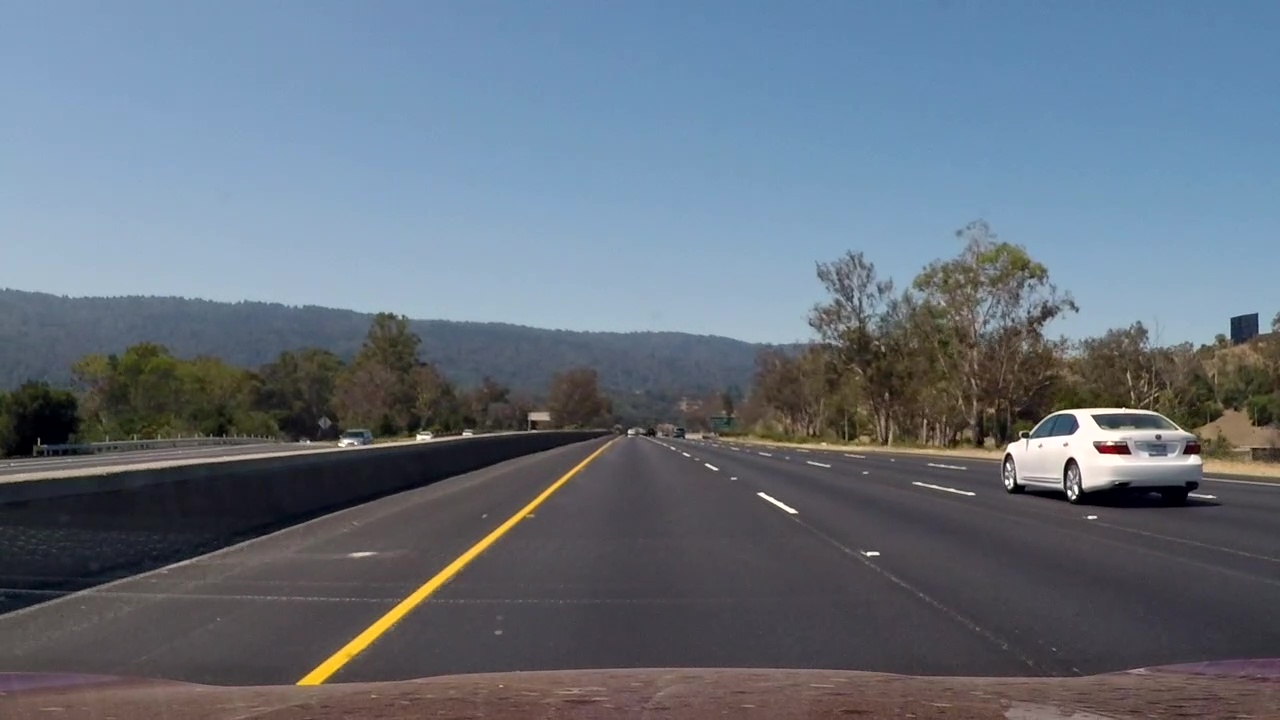
#> input picture vlcsnap-00001.jpg, 1280 x 720 px, given in place of image0003.png, which was not available
$ jupyter execute Vehicle_Detection.ipynb   (shell and % lines are left out)   (older library calls are emulated)   (text cells are left out)
#> lines starting #> are read from the running program, lines starting #| are printed output that depends on the picture; pictures that were not available may be replaced by others from this repository, and a replacement may not be noted
[cell 1]
import numpy as np
import pandas as pd
import cv2
import matplotlib.pyplot as plt
from skimage.feature import hog
import os

[cell 2]
def plot_hog_sample(images, orient, pix_per_cell, cell_per_block):
#> called with orient = 9, pix_per_cell = 8, cell_per_block = 2
    num_img = len(images) * 20
    img_idx = 1
    fig = plt.figure(figsize=(14,6))
    for image_name in images:
        img = cv2.imread(image_name)
#> img is the input picture: shape (720, 1280, 3); mean B, G, R 125.1, 112.3, 101.4
        # Read the image and convert it to YCrCb color space
        img = cv2.cvtColor(img, cv2.COLOR_BGR2YCR_CB)
#> img: shape (720, 1280, 3); mean of channels 0, 1, 2 110.5, 121.6, 136.2
        img_Y = img[:,:,0]
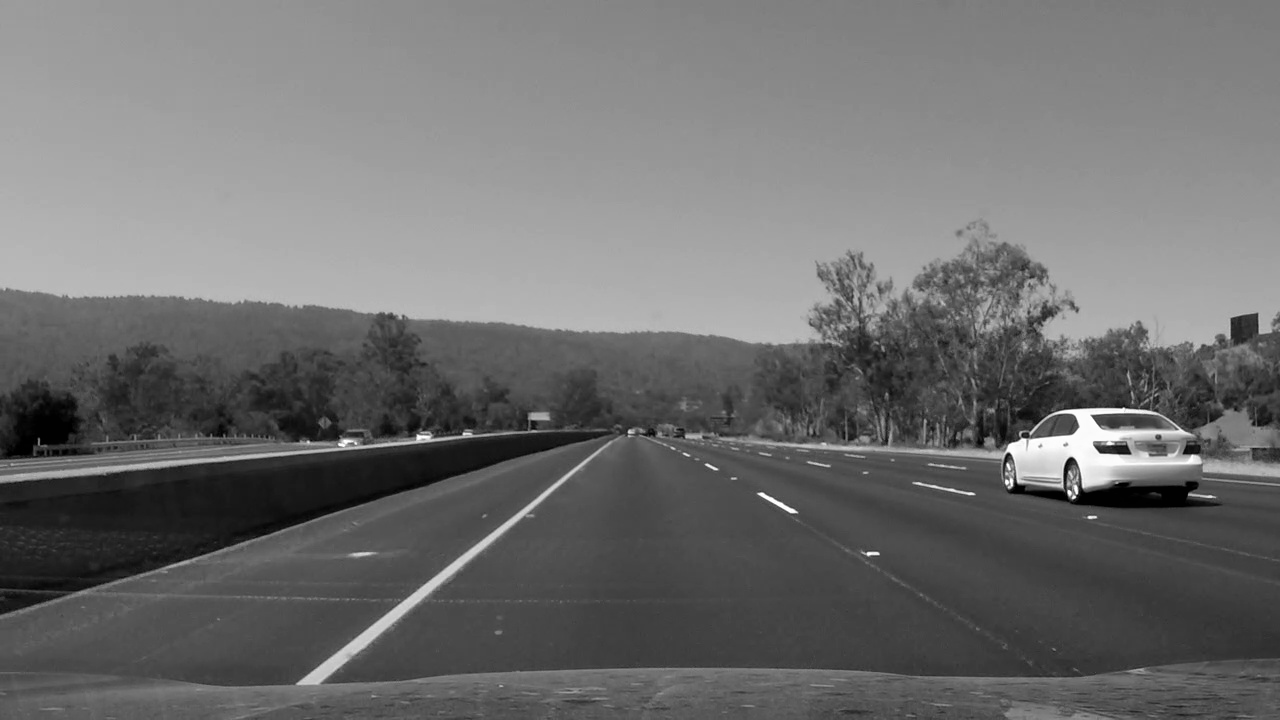
#> img_Y: shape (720, 1280); min 0, max 255, mean 110.5
        img_Y = img_Y.astype(np.float64)
        feature, hog_image = hog(img_Y, orientations=orient, pixels_per_cell=(pix_per_cell, pix_per_cell),
                                  cells_per_block=(cell_per_block, cell_per_block), transform_sqrt=False,
                                  visualise=True, feature_vector=False)
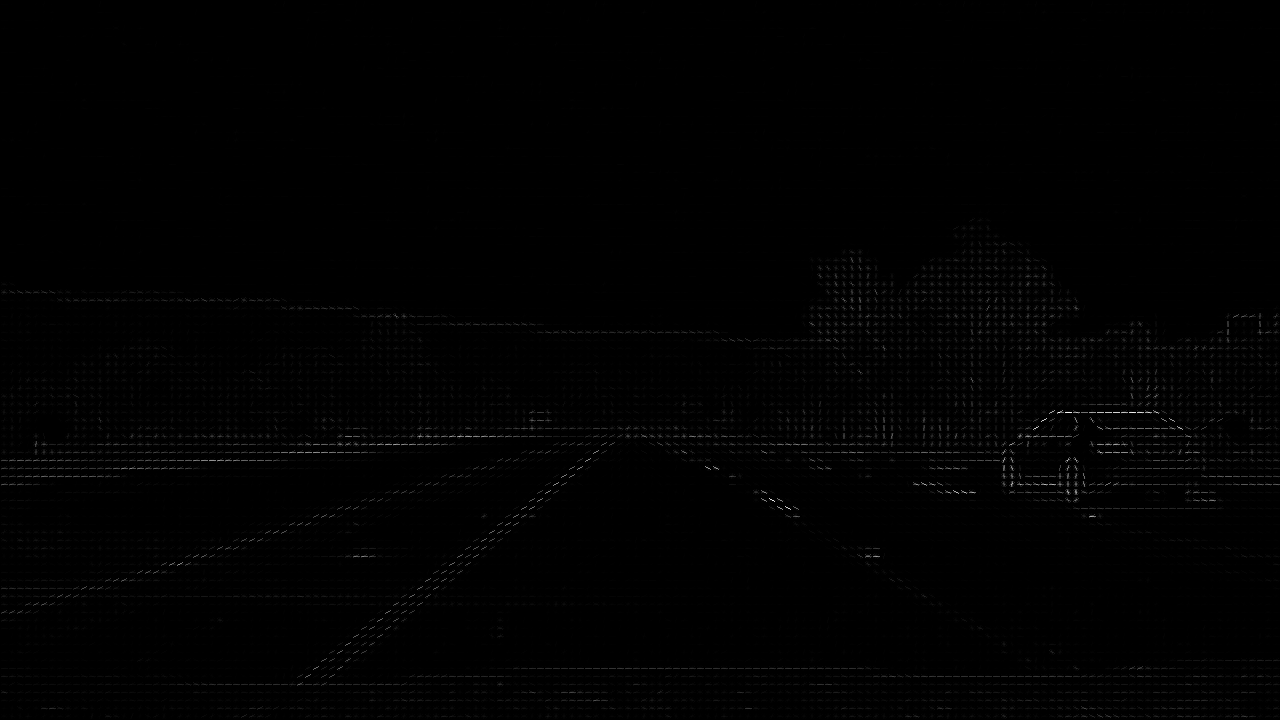
#> hog_image: shape (720, 1280) float64; min 0, max 94.48, mean 0.6; drawn with min black and max white
        plt.subplot(100 + num_img + img_idx)
        img_idx += 1
        plt.title('Y channel of original image')
        plt.imshow(img_Y, cmap='gray')
        plt.subplot(100 + num_img + img_idx)
        img_idx += 1
        plt.imshow(hog_image, cmap='gray')
        plt.title('HOG \norient: %s\nppc: %s, cpb: %s' %
                 (orient, pix_per_cell, cell_per_block))
#> pass 2 of the loop in plot_hog_sample, `for image_name in images:`:
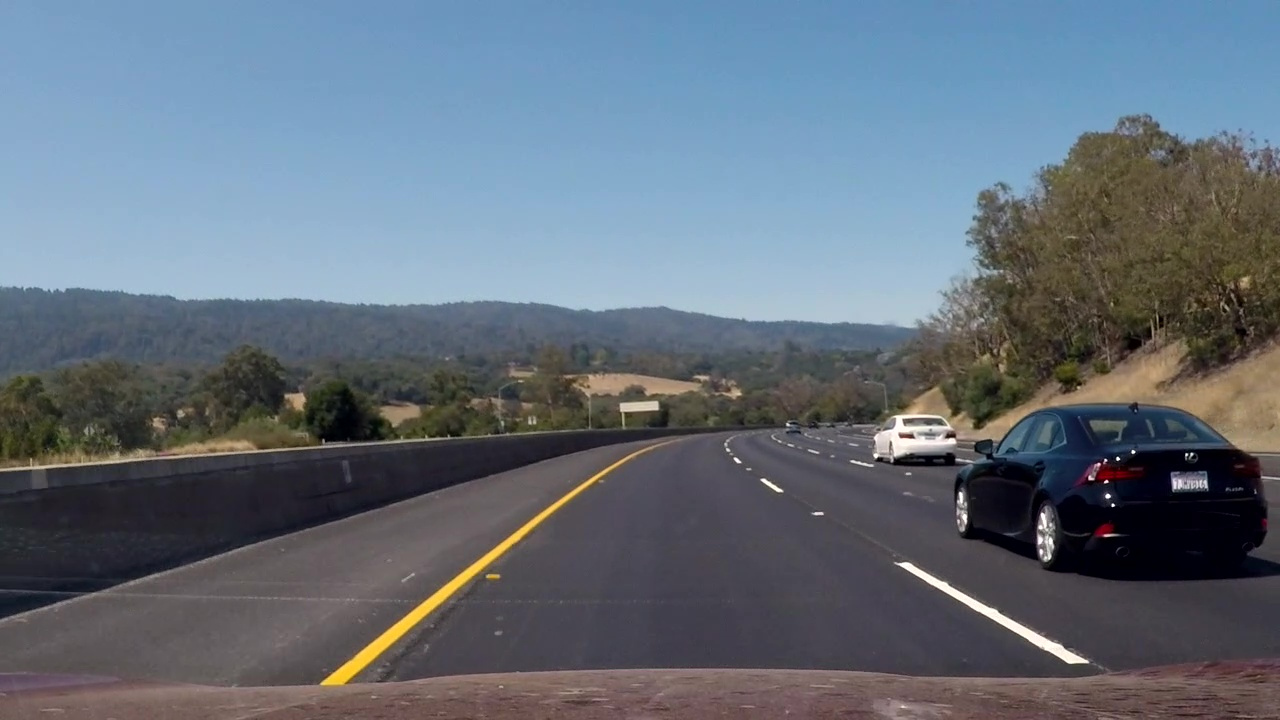
#> input picture vlcsnap-00002.jpg, 1280 x 720 px, given in place of 108.png, which was not available
#> in plot_hog_sample, img is the input picture: shape (720, 1280, 3); mean B, G, R 121.9, 110.2, 99.4
#> img: shape (720, 1280, 3); mean of channels 0, 1, 2 108.3, 121.7, 135.7
#> in plot_hog_sample, `img_Y = img[:,:,0]`:
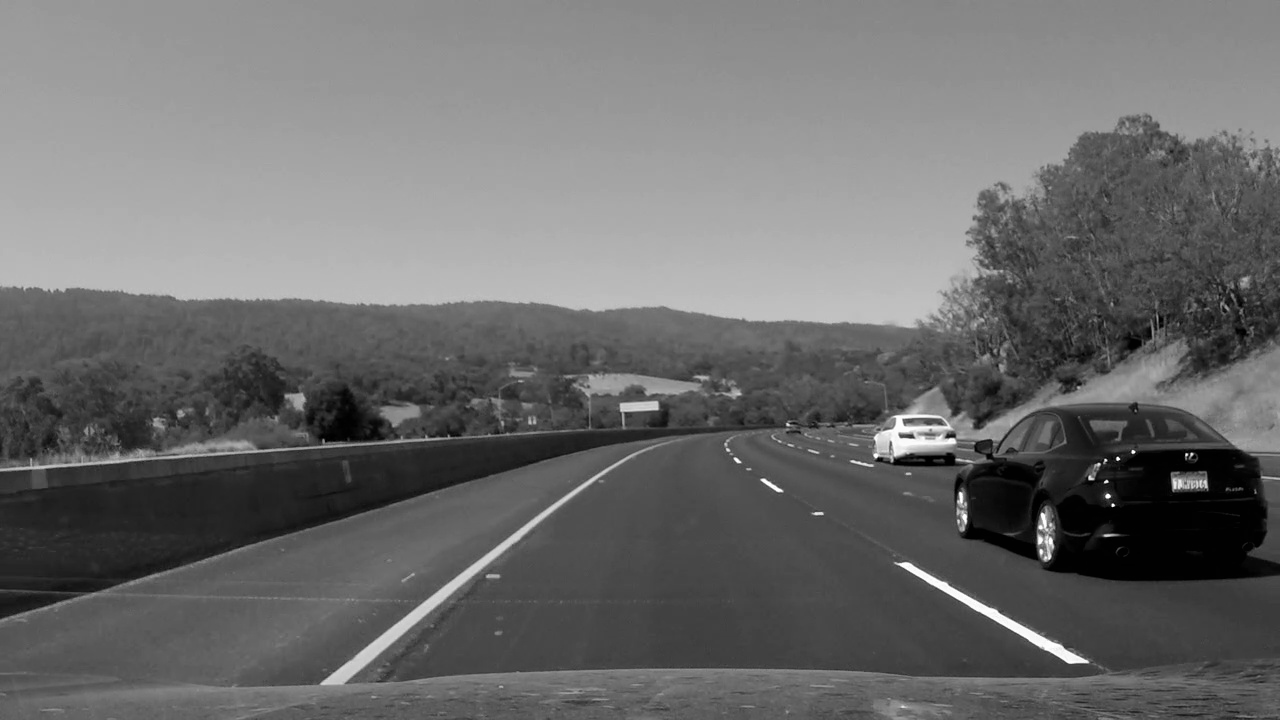
#> img_Y: shape (720, 1280); min 0, max 255, mean 108.3
#> in plot_hog_sample, `feature, hog_image = hog(img_Y, orientations=orient, pixels_per_cell=(..`:
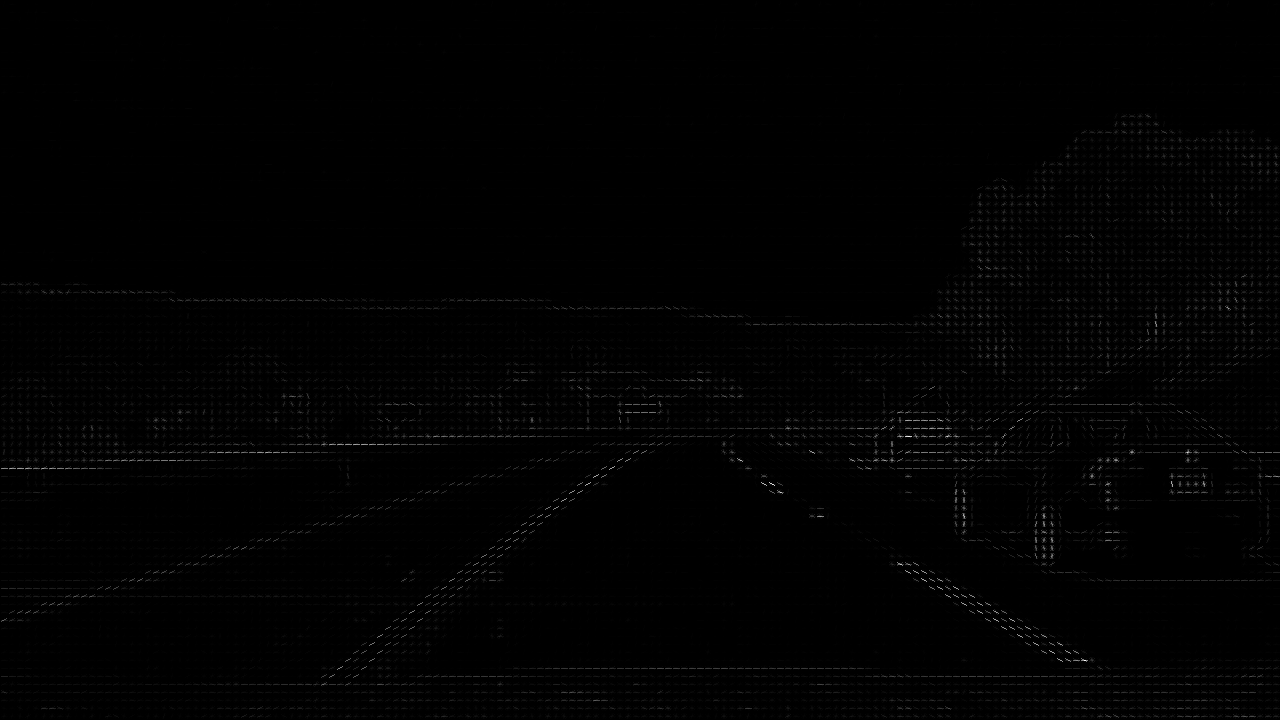
#> hog_image: shape (720, 1280) float64; min 0, max 82.49, mean 0.6; drawn with min black and max white
#> pass 2 of the loop in plot_hog_sample, `for image_name in images:`:
#> pass 2 of the loop in plot_hog_sample, `for image_name in images:`:
#> pass 2 of the loop in plot_hog_sample, `for image_name in images:`:

test_images = ['.' + os.sep + 'vehicles' + os.sep + 'GTI_Right' +os.sep + 'image0003.png',
               '.' + os.sep + 'vehicles' + os.sep + 'KITTI_extracted' +os.sep + '108.png',
               '.' + os.sep + 'vehicles' + os.sep + 'KITTI_extracted' +os.sep + '249.png' ]
plot_hog_sample(test_images, 9, 8, 2)
# Let us increase the orientation bins. The drawback of having more orientation bins is that the
# classifier will need to learn more features.
plot_hog_sample(test_images, 15, 8, 2)
# Let us decrease the orientation bins to 8 and increase the cell per block
plot_hog_sample(test_images, 8, 8, 4)
# Let us also increase the pixels per cell
plot_hog_sample(test_images, 8, 16, 4)
# Let us decrease the pixels per cell
plot_hog_sample(test_images, 8, 2, 4)
